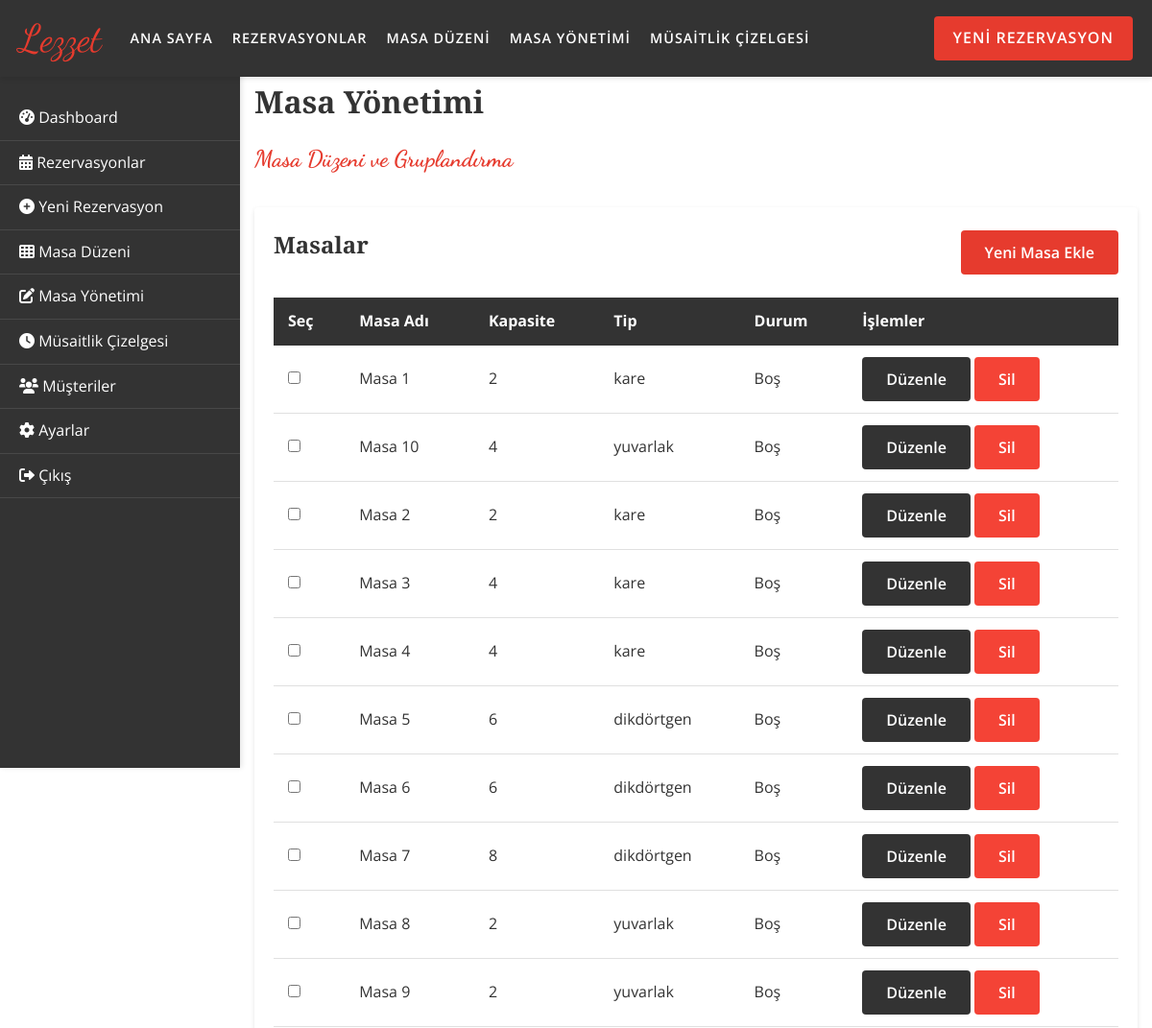
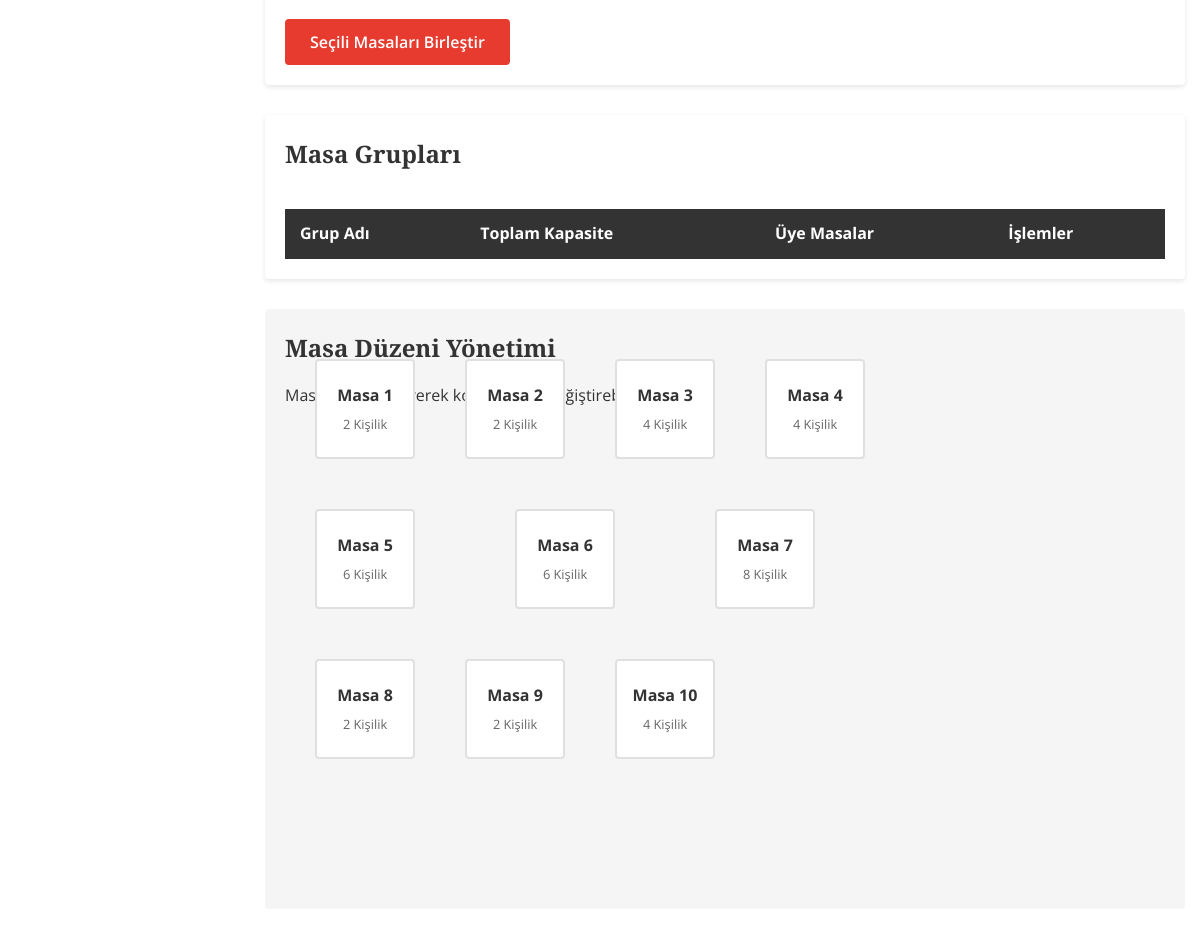
Screenshot of /tables/management (signed in) with the database file from the repository (2 pictures, top to bottom).
### tables this page shows
CREATE TABLE tables (
        id INTEGER PRIMARY KEY AUTOINCREMENT,
        name TEXT NOT NULL UNIQUE,
        capacity INTEGER NOT NULL,
        type TEXT NOT NULL,
        x_position FLOAT DEFAULT 0,
        y_position FLOAT DEFAULT 0,
        is_active BOOLEAN DEFAULT 1,
        status TEXT DEFAULT 'empty'
    );

### app/routes/tables.py (the view)
@bp.route('/management')
@login_required
def management():
    db = g.db
    tables = Table.get_all(db)
    table_groups = TableGroup.get_all(db)
    return render_template('tables/management.html', tables=tables, table_groups=table_groups)

### app/__init__.py (called while the page is built)
def convert_datetime(s):
    try:
        return datetime.datetime.fromisoformat(s.decode())
    except:
        return s

### app/models/table.py (called while the page is built)
    @staticmethod
    def get_all(db):
        tables = db.execute(
            'SELECT * FROM tables WHERE is_active = 1 ORDER BY name'
        ).fetchall()
        return tables

### app/models/table_group.py (called while the page is built)
    @staticmethod
    def get_all(db, active_only=True):
        query = 'SELECT * FROM table_groups'
        if active_only:
            query += ' WHERE is_active = 1'
        query += ' ORDER BY name'
        table_groups = db.execute(query).fetchall()
        return table_groups

### app/templates/tables/management.html (shortened to what this page needs)
{% extends "base.html" %}
{% block content %}
<div class="container">
    <div class="dashboard-header">
        <h1 class="dashboard-title">Masa Yönetimi</h1>
        <h2 class="dashboard-subtitle cursive">Masa Düzeni ve Gruplandırma</h2>
    </div>
    <div class="table-container">
        <div class="table-header">
            <h3 class="table-title">Masalar</h3>
            <button id="add-table-btn" class="btn btn-primary">Yeni Masa Ekle</button>
        </div>
        <table class="data-table">
            <thead>
                <tr>
                    <th>Seç</th>
                    <th>Masa Adı</th>
                    <th>Kapasite</th>
                    <th>Tip</th>
                    <th>Durum</th>
                    <th>İşlemler</th>
                </tr>
            </thead>
            <tbody>
                {% for table in tables %}
                <tr>
                    <td><input type="checkbox" class="table-checkbox" data-table-id="{{ table.id }}"></td>
                    <td>{{ table.name }}</td>
                    <td>{{ table.capacity }}</td>
                    <td>{{ table.type }}</td>
                    <td>
                        {% if table.status == 'empty' %}
                            <span class="status-available">Boş</span>
                        {% elif table.status == 'occupied' %}
                            <span class="status-occupied">Dolu</span>
                        {% elif table.status == 'reserved' %}
                            <span class="status-reserved">Rezerve</span>
                        {% endif %}
                    </td>
                    <td>
                        <button class="btn btn-sm btn-secondary edit-table-btn" data-table-id="{{ table.id }}" data-table-name="{{ table.name }}" data-table-capacity="{{ table.capacity }}" data-table-type="{{ table.type }}">Düzenle</button>
                        <button class="btn btn-sm btn-danger delete-table-btn" data-table-id="{{ table.id }}">Sil</button>
                    </td>
                </tr>
                {% endfor %}
            </tbody>
        </table>
        <div class="table-actions" style="margin-top: 20px;">
            <button id="merge-tables-btn" class="btn btn-primary" disabled>Seçili Masaları Birleştir</button>
        </div>
    </div>
    <div class="table-container">
        <div class="table-header">
            <h3 class="table-title">Masa Grupları</h3>
        </div>
        <table class="data-table">
            <thead>
                <tr>
                    <th>Grup Adı</th>
                    <th>Toplam Kapasite</th>
                    <th>Üye Masalar</th>
                    <th>İşlemler</th>
                </tr>
            </thead>
        </table>
    </div>
    <div class="table-layout" style="margin-top: 30px;">
        <h3 class="table-title">Masa Düzeni Yönetimi</h3>
        <p>Masaları sürükleyerek konumlarını değiştirebilirsiniz.</p>
        {% for table in tables %}
            <div class="table-item {{ table.status }}" style="width: 100px; height: 100px; left: {{ table.x_position }}px; top: {{ table.y_position }}px;" data-table-id="{{ table.id }}" draggable="true">
                <div class="table-name">{{ table.name }}</div>
                <div class="table-capacity">{{ table.capacity }} Kişilik</div>
            </div>
        {% endfor %}
    </div>
</div>
{% endblock %}

### app/templates/base.html (shortened to what this page needs)
<!DOCTYPE html>
<html lang="tr">
<head>
    <link rel="stylesheet" href="{{ url_for('static', filename='css/style.css') }}">
    <link rel="stylesheet" href="https://cdnjs.cloudflare.com/ajax/libs/font-awesome/6.0.0/css/all.min.css">
</head>
<body>
    <header class="header">
        <div class="logo">
            <a href="{{ url_for('index') }}">Lezzet</a>
        </div>
        <ul class="nav-menu">
            <li><a href="{{ url_for('index') }}">Ana Sayfa</a></li>
            <li><a href="{{ url_for('reservations') }}">Rezervasyonlar</a></li>
            <li><a href="{{ url_for('tables') }}">Masa Düzeni</a></li>
            <li><a href="{{ url_for('table_management') }}">Masa Yönetimi</a></li>
            <li><a href="{{ url_for('availability_schedule') }}">Müsaitlik Çizelgesi</a></li>
        </ul>
        <a href="{{ url_for('new_reservation') }}" class="btn-reserve">Yeni Rezervasyon</a>
    </header>
    <aside class="sidebar">
        <ul class="sidebar-menu">
            <li class="{% if request.endpoint == 'index' %}active{% endif %}">
                <a href="{{ url_for('index') }}"><i class="fas fa-tachometer-alt"></i> Dashboard</a>
            </li>
            <li class="{% if request.endpoint == 'reservations' %}active{% endif %}">
                <a href="{{ url_for('reservations') }}"><i class="fas fa-calendar-alt"></i> Rezervasyonlar</a>
            </li>
            <li class="{% if request.endpoint == 'new_reservation' %}active{% endif %}">
                <a href="{{ url_for('new_reservation') }}"><i class="fas fa-plus-circle"></i> Yeni Rezervasyon</a>
            </li>
            <li class="{% if request.endpoint == 'tables' %}active{% endif %}">
                <a href="{{ url_for('tables') }}"><i class="fas fa-th"></i> Masa Düzeni</a>
            </li>
            <li class="{% if request.endpoint == 'table_management' %}active{% endif %}">
                <a href="{{ url_for('table_management') }}"><i class="fas fa-edit"></i> Masa Yönetimi</a>
            </li>
            <li class="{% if request.endpoint == 'availability_schedule' %}active{% endif %}">
                <a href="{{ url_for('availability_schedule') }}"><i class="fas fa-clock"></i> Müsaitlik Çizelgesi</a>
            </li>
            <li class="{% if request.endpoint == 'customers' %}active{% endif %}">
                <a href="{{ url_for('customers') }}"><i class="fas fa-users"></i> Müşteriler</a>
            </li>
            <li class="{% if request.endpoint == 'settings' %}active{% endif %}">
                <a href="{{ url_for('settings') }}"><i class="fas fa-cog"></i> Ayarlar</a>
            </li>
            <li>
                <a href="{{ url_for('logout') }}"><i class="fas fa-sign-out-alt"></i> Çıkış</a>
            </li>
        </ul>
    </aside>
    <main class="main-content">
        {% block content %}{% endblock %}
    </main>
</body>
</html>

### rows the page displays
tables: name "Masa 1", capacity "2", type "kare", status "Boş", {{ table.id }} 1 (drawn)
tables: name "Masa 10", capacity "4", type "yuvarlak", status "Boş", {{ table.id }} 10 (drawn)
tables: name "Masa 2", capacity "2", type "kare", status "Boş"
tables: name "Masa 3", capacity "4", type "kare", status "Boş"
tables: name "Masa 4", capacity "4", type "kare", status "Boş"
tables: name "Masa 5", capacity "6", type "dikdörtgen", status "Boş"
tables: name "Masa 6", capacity "6", type "dikdörtgen", status "Boş"
tables: name "Masa 7", capacity "8", type "dikdörtgen", status "Boş"
tables: name "Masa 8", capacity "2", type "yuvarlak", status "Boş"
tables: name "Masa 9", capacity "2", type "yuvarlak", status "Boş"
